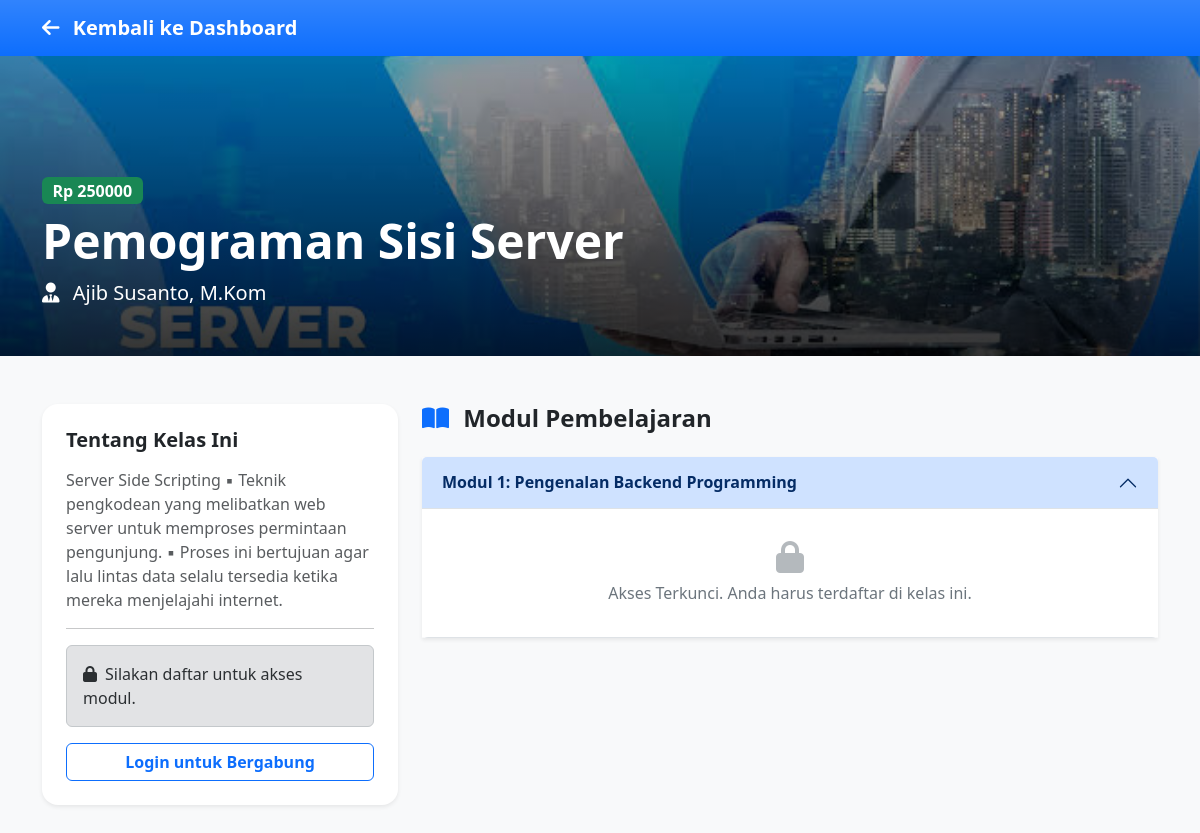
/course/1/, run on an earlier commit of the app's database.
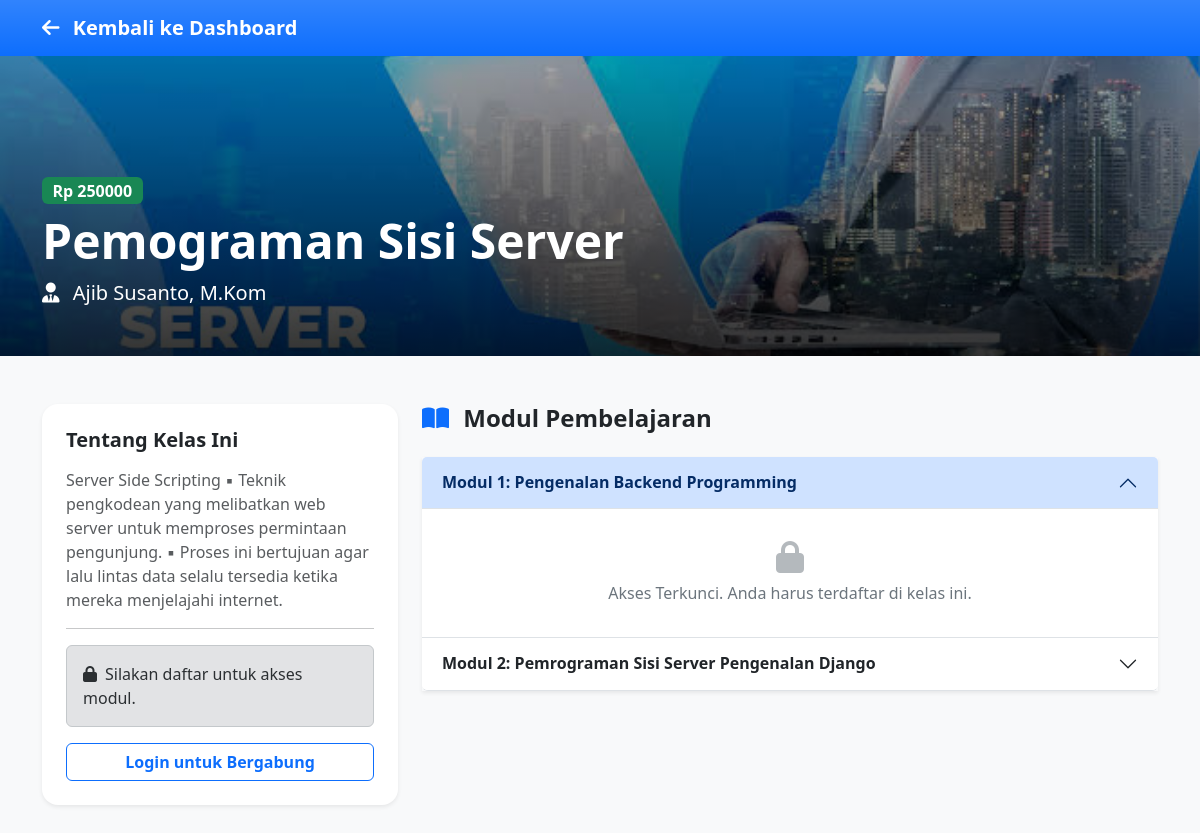
And on a later commit of the database.
### coreapp/models.py (models this page shows, shortened)
class Course(models.Model):
    name = models.CharField(max_length=200)
    description = models.TextField(blank=True, null=True)
    price = models.IntegerField(default=0)
    image = models.ImageField(upload_to='courses/', blank=True, null=True)
    teacher = models.ForeignKey(Dosen, on_delete=models.CASCADE, null=True)
    created_at = models.DateTimeField(auto_now_add=True)
    updated_at = models.DateTimeField(auto_now=True)
    class Meta:
        verbose_name_plural = "Mata Kuliah"

class Dosen(models.Model):
    nidn = models.CharField(max_length=20, unique=True)
    nama = models.CharField(max_length=100)
    email = models.EmailField(blank=True, null=True)
    fakultas = models.CharField(max_length=100)
    prodi = models.CharField(max_length=100)
    class Meta:
        verbose_name_plural = "Data Dosen"

class CourseContent(models.Model):
    course = models.ForeignKey(Course, on_delete=models.CASCADE)
    title = models.CharField(max_length=200)
    file = models.FileField(upload_to='contents/', blank=True, null=True)
    created_at = models.DateTimeField(auto_now_add=True)
    class Meta:
        verbose_name_plural = "Materi Mata Kuliah"

### coreapp/views.py (the view)
# urls.py: path('course/<int:id>/', views.course_detail, name='course_detail'),
def course_detail(request, id):
    course = get_object_or_404(Course, id=id)
    moduls = CourseContent.objects.filter(course=course)
    is_enrolled = False
    is_teacher = False
    is_mahasiswa = False
    if request.user.is_authenticated:
        is_mahasiswa = request.user.groups.filter(name='Mahasiswa').exists()
        if course.teacher and course.teacher.email == request.user.email:
            is_teacher = True
        elif CourseMember.objects.filter(course=course, user=request.user).exists():
            is_enrolled = True
    context = {
        'course': course,
        'moduls': moduls,
        'is_enrolled': is_enrolled,
        'is_teacher': is_teacher,
        'is_mahasiswa': is_mahasiswa,
    }
    return render(request, 'course_detail.html', context)

### coreapp/templates/course_detail.html (shortened to what this page needs)
<!DOCTYPE html>
<html lang="id">
<head>
    <link href="https://cdn.jsdelivr.net/npm/bootstrap@5.3.0/dist/css/bootstrap.min.css" rel="stylesheet">
    <link rel="stylesheet" href="https://cdnjs.cloudflare.com/ajax/libs/font-awesome/6.4.0/css/all.min.css">
</head>
<body>
    <nav class="navbar navbar-expand-lg navbar-dark bg-primary bg-gradient shadow-sm">
        <div class="container">
            <a class="navbar-brand fw-bold" href="{% url 'home' %}">
                <i class="fas fa-arrow-left me-2"></i> Kembali ke Dashboard
            </a>
        </div>
    </nav>
    <div class="course-header" style="{% if course.image %}background-image: url('{{ course.image.url }}');{% else %}background-color: #6c757d;{% endif %}">
        <div class="header-overlay d-flex align-items-end pb-5">
            <div class="container text-white">
                <span class="badge bg-success mb-2 fs-6">Rp {{ course.price }}</span>
                <h1 class="fw-bold display-5">{{ course.name }}</h1>
                <p class="fs-5 mb-0"><i class="fas fa-user-tie me-2"></i> {{ course.teacher.nama|default:"Belum diatur" }}</p>
            </div>
        </div>
    </div>
    <div class="container mt-5 pb-5">
        <div class="row">
            <div class="col-md-4 mb-4">
                <div class="card border-0 shadow-sm rounded-4">
                    <div class="card-body p-4">
                        <h5 class="fw-bold mb-3">Tentang Kelas Ini</h5>
                        <p class="text-muted">{{ course.description|default:"Belum ada deskripsi mendetail untuk mata kuliah ini." }}</p>
                        <hr>
                        {% if is_teacher %}
                            <div class="alert alert-warning mb-0"><i class="fas fa-chalkboard-teacher me-2"></i>Anda adalah pengajar kelas ini.</div>
                        {% elif is_enrolled %}
                            <div class="alert alert-info mb-0"><i class="fas fa-check-circle me-2"></i>Anda sudah terdaftar di kelas ini.</div>
                        {% else %}
                            <div class="alert alert-secondary mb-0"><i class="fas fa-lock me-2"></i>Silakan daftar untuk akses modul.</div>
                            {% if is_mahasiswa %}
                                <form action="{% url 'enroll_course' course.id %}" method="POST" class="mt-3">
                                    {% csrf_token %}
                                    <button type="submit" class="btn btn-primary w-100 fw-bold shadow-sm">
                                        <i class="fas fa-plus-circle me-1"></i> Gabung Kelas Ini
                                    </button>
                                </form>
                            {% elif not request.user.is_authenticated %}
                                <a href="{% url 'login' %}" class="btn btn-outline-primary w-100 mt-3 fw-bold">Login untuk Bergabung</a>
                            {% endif %}
                        {% endif %}
                    </div>
                </div>
            </div>
            <div class="col-md-8">
                <div class="d-flex justify-content-between align-items-center mb-4">
                    <h4 class="fw-bold mb-0"><i class="fas fa-book-open me-2 text-primary"></i> Modul Pembelajaran</h4>
                </div>
                <div class="accordion shadow-sm" id="accordionModul">
                    {% for modul in moduls %}
                    <div class="accordion-item border-0 border-bottom">
                        <h2 class="accordion-header" id="heading{{ forloop.counter }}">
                            <button class="accordion-button {% if not forloop.first %}collapsed{% endif %} fw-bold" type="button" data-bs-toggle="collapse" data-bs-target="#collapse{{ forloop.counter }}">
                                Modul {{ forloop.counter }}: {{ modul.title }}
                            </button>
                        </h2>
                        <div id="collapse{{ forloop.counter }}" class="accordion-collapse collapse {% if forloop.first %}show{% endif %}" data-bs-parent="#accordionModul">
                            <div class="accordion-body text-muted bg-white">
                                {% if is_teacher or is_enrolled %}
                                    <p class="mb-2">Materi pembelajaran untuk sesi <strong>{{ modul.title }}</strong>.</p>
                                    {% if modul.file %}
                                        <a href="{{ modul.file.url }}" target="_blank" class="btn btn-sm btn-outline-primary mt-2">
                                            <i class="fas fa-download me-1"></i> Buka / Download Materi
                                        </a>
                                    {% else %}
                                        <span class="text-muted small mt-2 d-block"><i>Belum ada file lampiran pada modul ini.</i></span>
                                    {% endif %}
                                {% else %}
                                    <div class="text-center py-3">
                                        <i class="fas fa-lock fa-2x mb-2 text-secondary opacity-50"></i>
                                        <p class="mb-0 text-secondary">Akses Terkunci. Anda harus terdaftar di kelas ini.</p>
                                    </div>
                                {% endif %}
                            </div>
                        </div>
                    </div>
                    {% empty %}
                    <div class="alert alert-light text-center border">
                        Belum ada modul yang ditambahkan ke kelas ini.
                    </div>
                    {% endfor %}
                </div>
            </div>
        </div>
    </div>
</body>
</html>

### coreapp/templates/course_detail.html (style rules this page uses)
body { background-color: #f8f9fa; }
.course-header { height: 300px; background-size: cover; background-position: center; position: relative; }
.header-overlay { position: absolute; top: 0; left: 0; right: 0; bottom: 0; background: linear-gradient(rgba(0,0,0,0.3), rgba(0,0,0,0.8)); }

What changed in the data, as far as the page shows it:
added CourseContent: title "Pemrograman Sisi Server Pengenalan Django"
